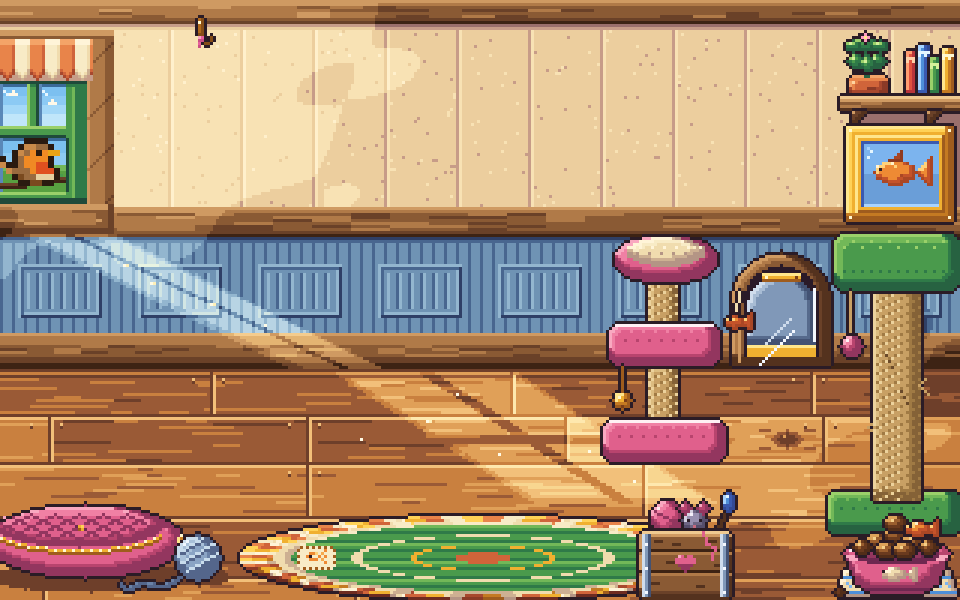
#> input picture aseprite-source/catfish-rework/cf-ase3/v_all.png, 960 x 600 px
$ python view.py v_all.png 5 out.png v_c1.png
#> lines starting #> are read from the running program, lines starting #| are printed output that depends on the picture
import sys
from PIL import Image
im=Image.open(sys.argv[1]).convert('RGBA'); s=int(sys.argv[2]);
#> further down, im is the input picture: PIL image 960x600 RGBA; mean R, G, B, A 170.1, 140.8, 110, 255
bg=Image.new('RGBA',im.size,(70,60,80,255)); bg.alpha_composite(im)
#> after `bg = Image.new('RGBA', im.size, (70, 60, 80, 255))`:
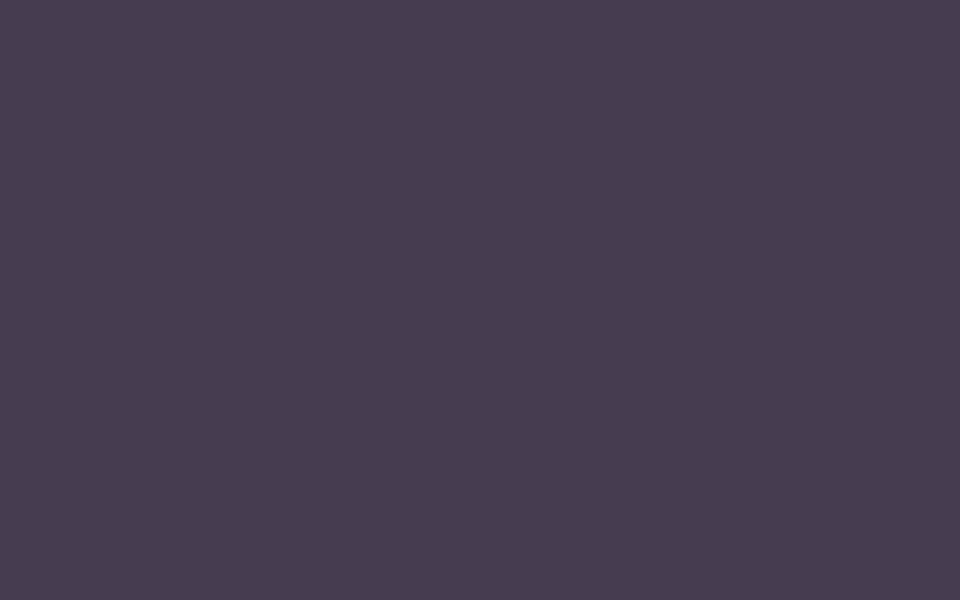
#> bg: PIL image 960x600 RGBA; mean R, G, B, A 70, 60, 80, 255
if len(sys.argv)>4:
#> (the run stopped early here; a loop or call above may not have finished)
